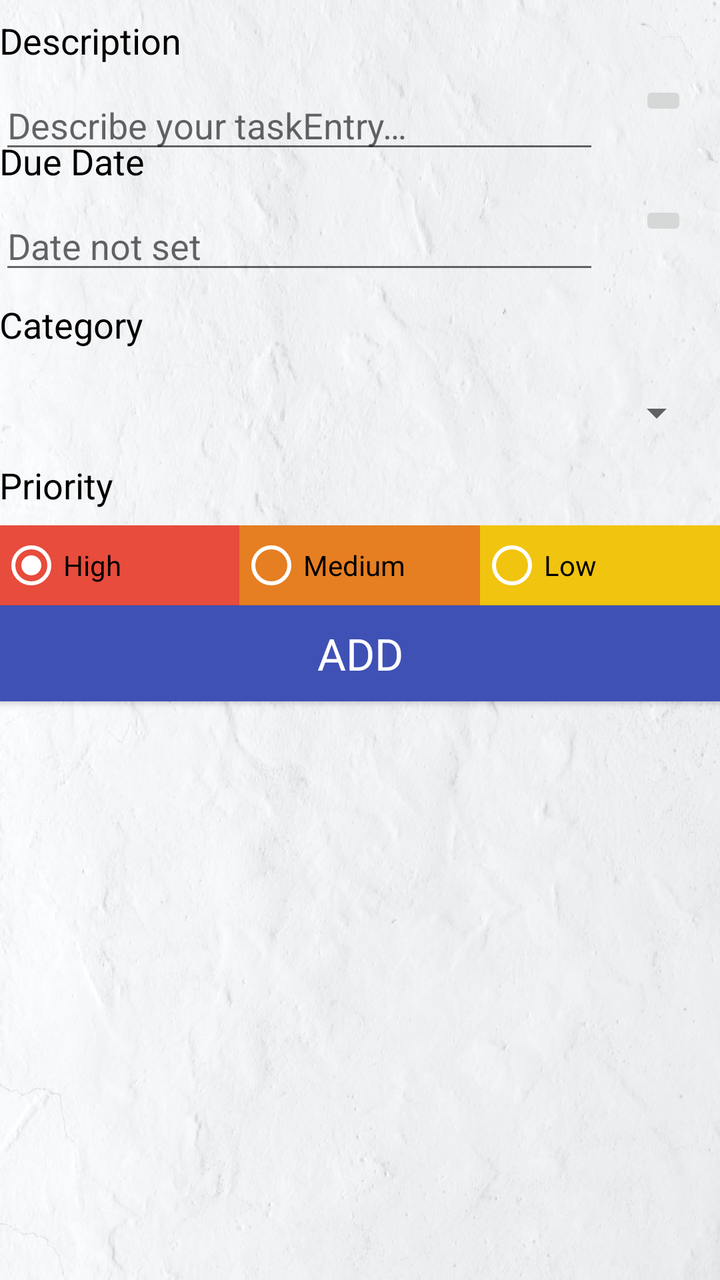
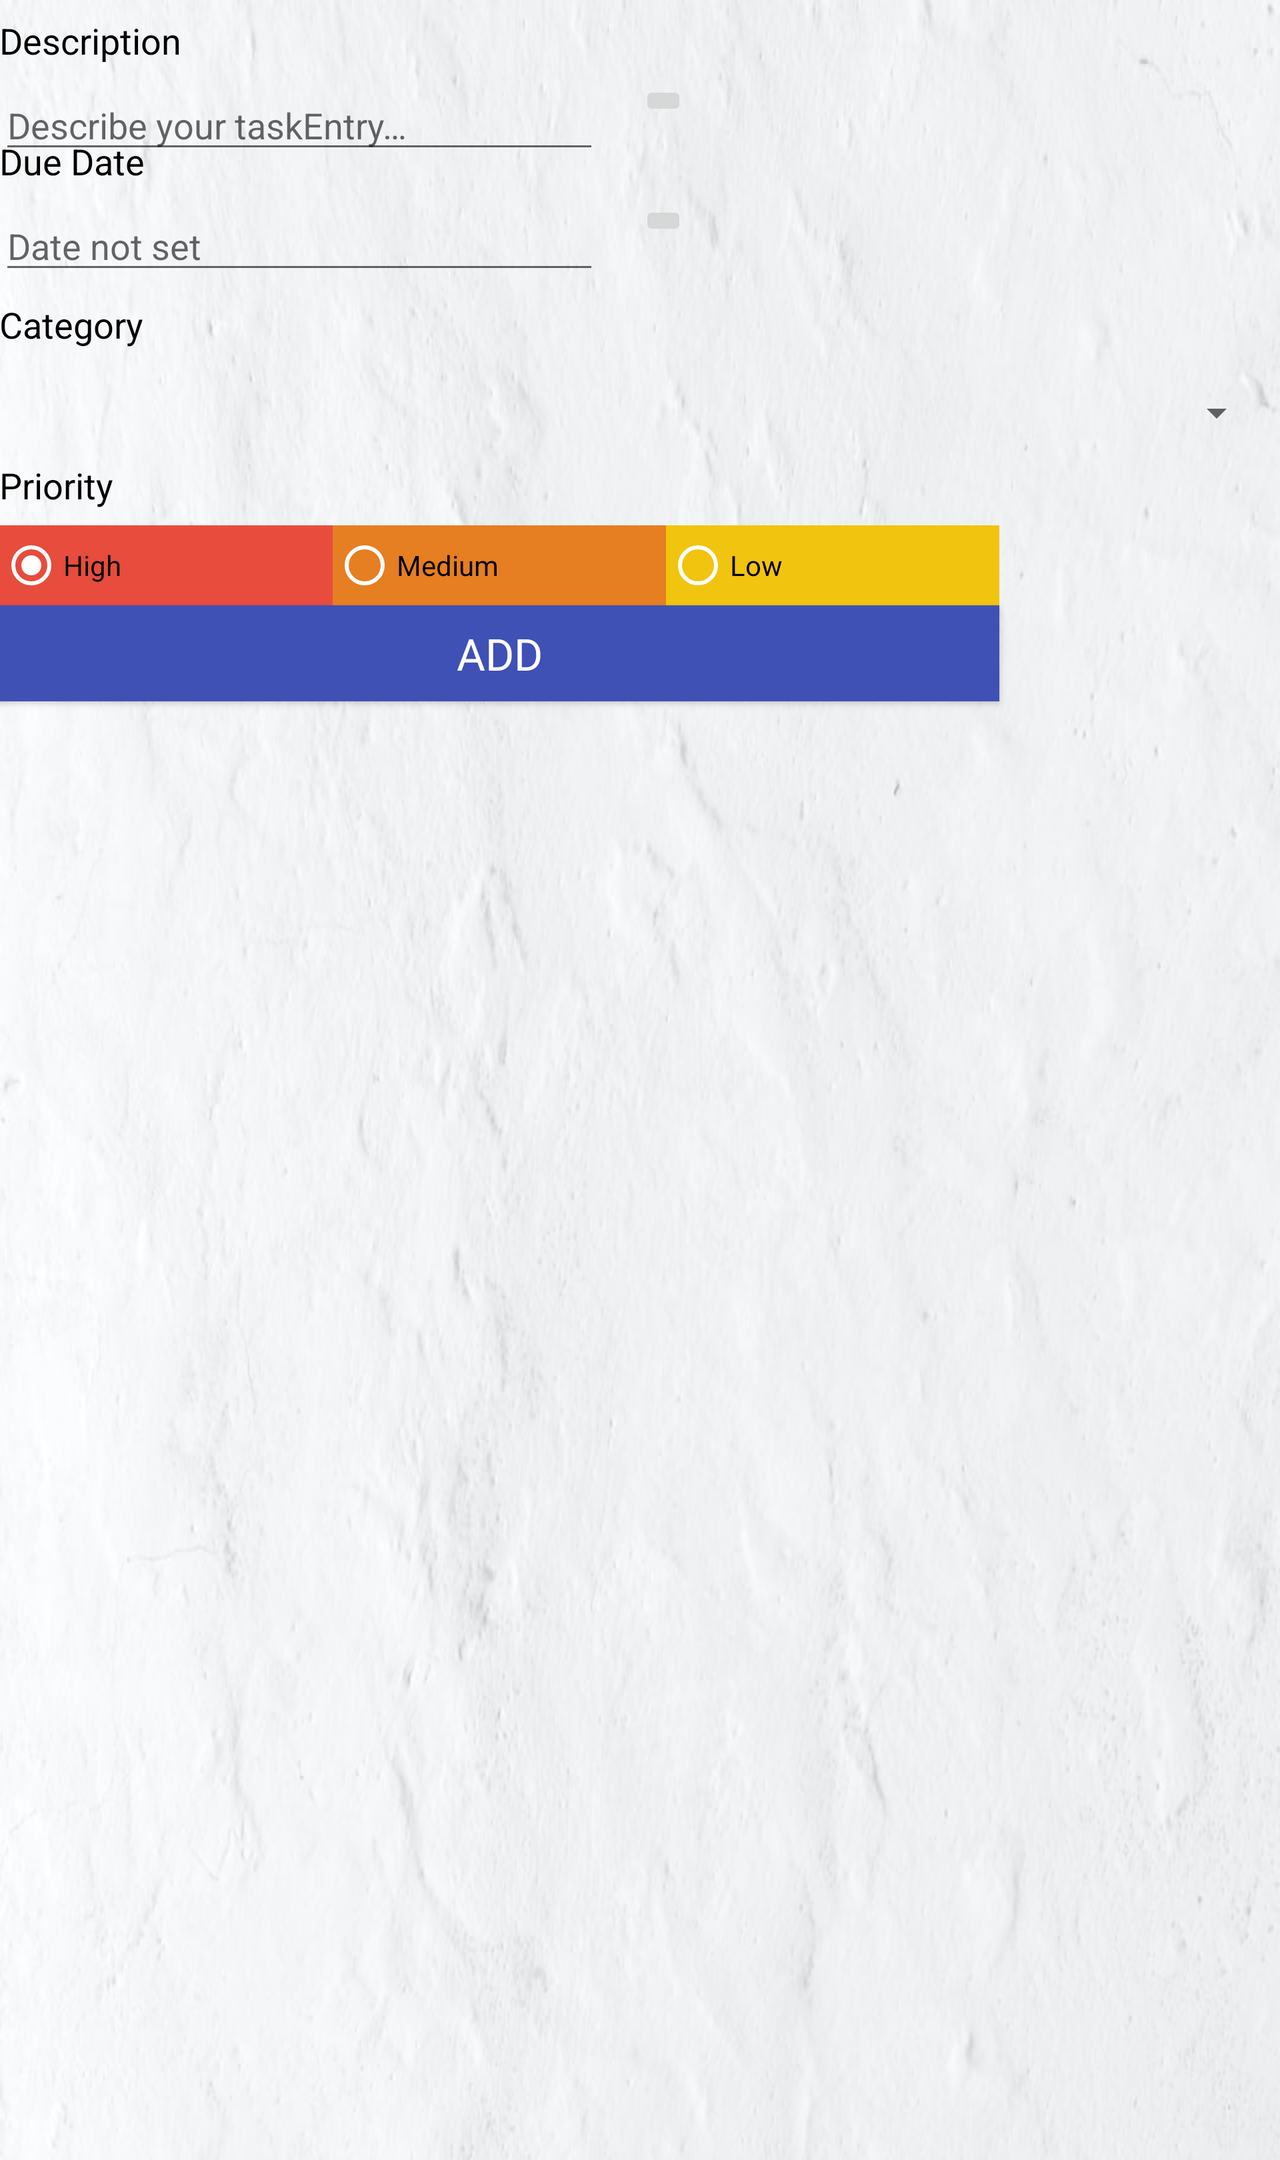

First picture: res/layout/ on a phone held upright. Second picture: the repository's own variant of that layout, on a device whose configuration matches the variant's folder. Source for both follows.
<!-- AndroidManifest.xml: application theme AppTheme -->
<!-- res/layout/activity_add_edit_task.xml -->
<?xml version="1.0" encoding="utf-8"?>
<LinearLayout xmlns:android="http://schemas.android.com/apk/res/android"
    android:layout_width="match_parent"
    android:layout_height="match_parent"
    android:orientation="vertical"
    android:background="@drawable/paper"
    android:paddingBottom="@dimen/activity_vertical_margin"
    android:paddingEnd="@dimen/activity_horizontal_margin"
    android:paddingLeft="@dimen/activity_horizontal_margin"
    android:paddingRight="@dimen/activity_horizontal_margin"
    android:paddingStart="@dimen/activity_horizontal_margin"
    android:paddingTop="@dimen/activity_vertical_margin">

    <TextView
        style="@style/TextAppearance.AppCompat.Medium"
        android:layout_width="wrap_content"
        android:layout_height="wrap_content"
        android:layout_gravity="start"
        android:layout_marginBottom="8dp"
        android:layout_marginTop="8dp"
        android:text="@string/description"
        android:textColor="@android:color/primary_text_light" />

    <RelativeLayout
        android:layout_width="wrap_content"
        android:layout_height="wrap_content"
        >
        <EditText
            android:id="@+id/editTextTaskDescription"
            android:layout_width="300dp"
            android:layout_height="wrap_content"
            android:gravity="start"
            android:hint="@string/edit_task_description"
            android:paddingBottom="@dimen/activity_horizontal_margin" />

        <ImageButton
            android:id="@+id/micButton"
            android:layout_width="wrap_content"
            android:layout_height="wrap_content"
            android:src="@drawable/ic_baseline_mic_24"
            android:layout_marginLeft="20dp"
            android:layout_toRightOf="@+id/editTextTaskDescription"
            />


        <TextView
            android:id="@+id/tDueDate"
            style="@style/TextAppearance.AppCompat.Medium"
            android:layout_width="wrap_content"
            android:layout_height="wrap_content"
            android:layout_gravity="start"
            android:layout_marginBottom="8dp"
            android:layout_marginTop="8dp"
            android:text="@string/Date"
            android:layout_below="@+id/micButton"
            android:textColor="@android:color/primary_text_light" />

        <EditText
            android:id="@+id/editDate"
            android:layout_width="300dp"
            android:layout_height="wrap_content"
            android:gravity="start"
            android:hint="@string/edit_task_date"
            android:paddingBottom="@dimen/activity_horizontal_margin"
            android:layout_marginRight="20dp"
            android:layout_below="@+id/tDueDate"
            />
        <ImageButton
            android:id="@+id/calenderButton"
            android:layout_width="wrap_content"
            android:layout_height="wrap_content"
            android:src="@drawable/ic_baseline_calendar"
            android:layout_marginTop="40dp"
            android:layout_toRightOf="@+id/editDate"
            android:layout_below="@+id/micButton"
            />
    </RelativeLayout>
    <TextView
        style="@style/TextAppearance.AppCompat.Medium"
        android:layout_width="wrap_content"
        android:layout_height="wrap_content"
        android:layout_gravity="start"
        android:layout_marginBottom="8dp"
        android:layout_marginTop="8dp"
        android:text="@string/category"
        android:textColor="@android:color/primary_text_light" />

    <Spinner
        android:id="@+id/spinner"
        android:layout_width="match_parent"
        android:layout_height="wrap_content"
        android:layout_marginEnd="8dp"
        android:layout_marginLeft="8dp"
        android:layout_marginRight="8dp"
        android:layout_marginStart="8dp"
        android:layout_marginTop="8dp"
        android:padding="16dp"
        />



    
    <TextView
        style="@style/TextAppearance.AppCompat.Medium"
        android:layout_width="wrap_content"
        android:layout_height="wrap_content"
        android:layout_gravity="start"
        android:layout_marginBottom="8dp"
        android:layout_marginTop="8dp"
        android:text="@string/priority_string"
        android:textColor="@android:color/primary_text_light" />

    
    <RadioGroup
        android:id="@+id/radioGroup"
        android:layout_width="match_parent"
        android:layout_height="40dp"
        android:layout_gravity="center"
        android:layout_marginBottom="@dimen/activity_horizontal_margin"
        android:orientation="horizontal"
        android:weightSum="3">

        <RadioButton
            android:id="@+id/radButton1"
            android:layout_width="0dp"
            android:layout_height="match_parent"
            android:layout_weight="1"
            android:background="@color/materialRed"
            android:checked="true"
            android:text="@string/high_priority"
            android:theme="@style/WhiteRadioButton" />

        <RadioButton
            android:id="@+id/radButton2"
            android:layout_width="0dp"
            android:layout_height="match_parent"
            android:layout_weight="1"
            android:background="@color/materialOrange"
            android:text="@string/med_priority"
            android:theme="@style/WhiteRadioButton" />

        <RadioButton
            android:id="@+id/radButton3"
            android:layout_width="0dp"
            android:layout_height="match_parent"
            android:layout_weight="1"
            android:background="@color/materialYellow"
            android:text="@string/low_priority"
            android:theme="@style/WhiteRadioButton" />

    </RadioGroup>

    
    <Button
        android:id="@+id/saveButton"
        style="@style/TextAppearance.AppCompat.Large"
        android:layout_width="match_parent"
        android:layout_height="wrap_content"
        android:layout_gravity="center"
        android:background="@color/colorPrimary"
        android:text="@string/add_button"
        android:textColor="@android:color/primary_text_dark" />

</LinearLayout>
<!-- resources referenced by this layout -->
<resources>
  <color name="colorPrimary">#3F51B5</color>
  <color name="materialOrange">#E67E22</color>
  <color name="materialRed">#E74C3C</color>
  <color name="materialYellow">#F1C40F</color>
  <!-- drawable paper: jpg bitmap (drawable-v24, 115584 bytes) -->
  <string name="Date">Due Date</string>
  <string name="add_button">Add</string>
  <string name="category">Category</string>
  <string name="description">Description</string>
  <string name="edit_task_date">Date not set</string>
  <string name="edit_task_description">Describe your taskEntry…</string>
  <string name="high_priority">High</string>
  <string name="low_priority">Low</string>
  <string name="med_priority">Medium</string>
  <string name="priority_string">Priority</string>
  <style name="WhiteRadioButton" parent="Theme.AppCompat.Light.DarkActionBar">
          <item name="colorControlNormal">@android:color/white</item>
          <item name="colorControlActivated">@android:color/white</item>
      </style>
  <style name="AppTheme" parent="Theme.AppCompat.Light.DarkActionBar">
          
          <item name="colorPrimary">@color/colorPrimary</item>
          <item name="colorPrimaryDark">@color/colorPrimaryDark</item>
          <item name="colorAccent">@color/colorAccent</item>
      </style>
  <color name="colorPrimaryDark">#303F9F</color>
  <color name="colorAccent">#303F9F</color>
</resources>
<!-- res/layout-land/activity_add_edit_task.xml (the repository's variant of the layout above) -->
<!-- drawn on the phone turned sideways -->
<?xml version="1.0" encoding="utf-8"?>
<ScrollView android:layout_width="match_parent"
    android:layout_height="wrap_content"
    xmlns:app="http://schemas.android.com/apk/res-auto"
    app:layout_constraintHeight_max="300dp"
    app:layout_constrainedHeight="true"
    xmlns:android="http://schemas.android.com/apk/res/android">
<LinearLayout
    android:layout_width="match_parent"
    android:layout_height="match_parent"
    android:orientation="vertical"
    android:background="@drawable/paper"
    android:paddingBottom="@dimen/activity_vertical_margin"
    android:paddingEnd="@dimen/activity_horizontal_margin"
    android:paddingLeft="@dimen/activity_horizontal_margin"
    android:paddingRight="@dimen/activity_horizontal_margin"
    android:paddingStart="@dimen/activity_horizontal_margin"
    android:paddingTop="@dimen/activity_vertical_margin"
    >

    <TextView
        style="@style/TextAppearance.AppCompat.Medium"
        android:layout_width="wrap_content"
        android:layout_height="wrap_content"
        android:layout_gravity="start"
        android:layout_marginBottom="8dp"
        android:layout_marginTop="8dp"
        android:text="@string/description"
        android:textColor="@android:color/primary_text_light" />

    <RelativeLayout
        android:layout_width="wrap_content"
        android:layout_height="wrap_content"
        >
        <EditText
            android:id="@+id/editTextTaskDescription"
            android:layout_width="300dp"
            android:layout_height="wrap_content"
            android:gravity="start"
            android:hint="@string/edit_task_description"
            android:paddingBottom="@dimen/activity_horizontal_margin"
            android:maxLines="1"
            />

        <ImageButton
            android:id="@+id/micButton"
            android:layout_width="wrap_content"
            android:layout_height="wrap_content"
            android:src="@drawable/ic_baseline_mic_24"
            android:layout_marginLeft="20dp"
            android:layout_toRightOf="@+id/editTextTaskDescription"
            />


        <TextView
            android:id="@+id/tDueDate"
            style="@style/TextAppearance.AppCompat.Medium"
            android:layout_width="wrap_content"
            android:layout_height="wrap_content"
            android:layout_gravity="start"
            android:layout_marginBottom="8dp"
            android:layout_marginTop="8dp"
            android:text="@string/Date"
            android:layout_below="@+id/micButton"
            android:textColor="@android:color/primary_text_light" />

        <EditText
            android:id="@+id/editDate"
            android:layout_width="300dp"
            android:layout_height="wrap_content"
            android:gravity="start"
            android:hint="@string/edit_task_date"
            android:paddingBottom="@dimen/activity_horizontal_margin"
            android:layout_marginRight="20dp"
            android:editable="false"
            android:layout_below="@+id/tDueDate"
            />
        <ImageButton
            android:id="@+id/calenderButton"
            android:layout_width="wrap_content"
            android:layout_height="wrap_content"
            android:src="@drawable/ic_baseline_calendar"
            android:layout_marginTop="40dp"
            android:layout_toRightOf="@+id/editDate"
            android:layout_below="@+id/micButton"
            />
    </RelativeLayout>
    <TextView
        style="@style/TextAppearance.AppCompat.Medium"
        android:layout_width="wrap_content"
        android:layout_height="wrap_content"
        android:layout_gravity="start"
        android:layout_marginBottom="8dp"
        android:layout_marginTop="8dp"
        android:text="@string/category"
        android:textColor="@android:color/primary_text_light" />

    <Spinner
        android:id="@+id/spinner"
        android:layout_width="match_parent"
        android:layout_height="wrap_content"
        android:layout_marginEnd="8dp"
        android:layout_marginLeft="8dp"
        android:layout_marginRight="8dp"
        android:layout_marginStart="8dp"
        android:layout_marginTop="8dp"
        android:padding="16dp"
        />



    
    <TextView
        style="@style/TextAppearance.AppCompat.Medium"
        android:layout_width="wrap_content"
        android:layout_height="wrap_content"
        android:layout_gravity="start"
        android:layout_marginBottom="8dp"
        android:layout_marginTop="8dp"
        android:text="@string/priority_string"
        android:textColor="@android:color/primary_text_light" />

    
    <RadioGroup
        android:id="@+id/radioGroup"
        android:layout_width="500dp"
        android:layout_height="40dp"
        android:layout_marginBottom="@dimen/activity_horizontal_margin"
        android:orientation="horizontal"
        android:weightSum="3">

        <RadioButton
            android:id="@+id/radButton1"
            android:layout_width="0dp"
            android:layout_height="match_parent"
            android:layout_weight="1"
            android:background="@color/materialRed"
            android:checked="true"
            android:text="@string/high_priority"
            android:theme="@style/WhiteRadioButton" />

        <RadioButton
            android:id="@+id/radButton2"
            android:layout_width="0dp"
            android:layout_height="match_parent"
            android:layout_weight="1"
            android:background="@color/materialOrange"
            android:text="@string/med_priority"
            android:theme="@style/WhiteRadioButton" />

        <RadioButton
            android:id="@+id/radButton3"
            android:layout_width="0dp"
            android:layout_height="match_parent"
            android:layout_weight="1"
            android:background="@color/materialYellow"
            android:text="@string/low_priority"
            android:theme="@style/WhiteRadioButton" />

    </RadioGroup>

    
    <Button
        android:id="@+id/saveButton"
        style="@style/TextAppearance.AppCompat.Large"
        android:layout_width="500dp"
        android:layout_height="wrap_content"
        android:background="@color/colorPrimary"
        android:text="@string/add_button"
        android:textColor="@android:color/primary_text_dark" />

</LinearLayout>
</ScrollView>
